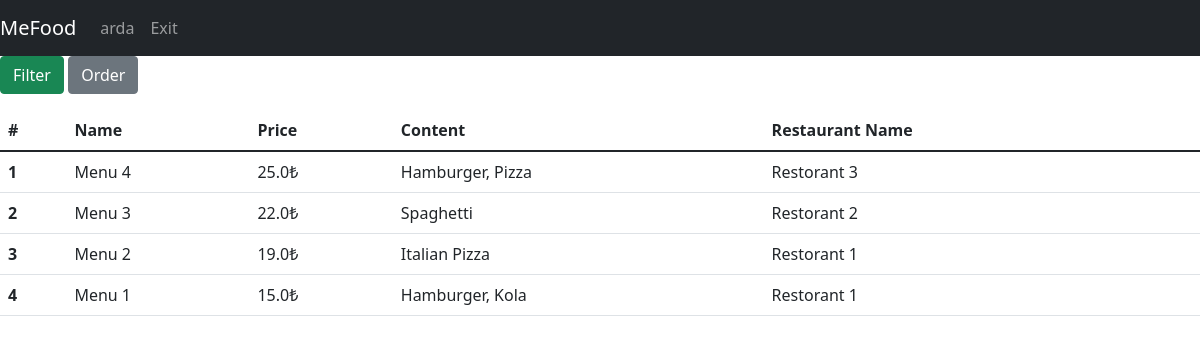
The page /menus (signed in) on the database its author committed.
### tables this page shows
CREATE TABLE menu(id INTEGER PRIMARY KEY,menuName varchar(30), price REAL, content TEXT, restaurantId int REFERENCES restaurant(id) ON UPDATE CASCADE);

CREATE TABLE restaurant(id INTEGER PRIMARY KEY, restaurantName varchar(30),address varchar(250),lat Text,lng Text,isOpen binary,averageRating REAL);

### app.py (the view)
@app.route("/menus", methods=["GET", "POST"])
def allMenus():
    with sqlite3.connect(DATABASE) as database:
        cursor = database.cursor()
    if request.method == "POST":
        if 'order' in request.form:
            orderBy = request.form['orderBy']
            if session["isFiltered"] == False:
                command = "SELECT menu.id, menuName, price, content, restaurant.restaurantName " \
                          " FROM menu INNER JOIN restaurant ON menu.restaurantId = restaurant.id ORDER BY "+orderBy
                cursor.execute(command)
                query = cursor.fetchall()
                session["filteredData"]["menu"] = query
            else:
                df = pd.DataFrame(session["filteredData"]["menu"],
                                  columns=['id','menuName', 'price','content', 'restaurantName'])
                df = df.sort_values(by=orderBy)
                session["filteredData"]["menu"] = df.values.tolist()
        if 'filter' in request.form:
            filtered_cols, expected_vals = [], []
            q = ""
            for c in request.form.keys():
                if request.form[c] != '' and request.form[c] != "filter":
                    filtered_cols.append(c)
                    expected_vals.append(request.form[c])
            if len(expected_vals) > 0:
                for index in range(0, len(expected_vals)):
                    q += filtered_cols[index]+" LIKE " + f"'%{expected_vals[index]}%'"
                command = "SELECT menu.id, menuName, price, content, restaurant.restaurantName " \
                          " FROM menu INNER JOIN restaurant ON menu.restaurantId = restaurant.id and "+q+" ORDER BY menu.id desc "
                cursor.execute(command)
                query = cursor.fetchall()
                session["filteredData"]["menu"] = query
            else:
                session["filteredData"] = getAllDbData(toGet=["menu"])
            session["isFiltered"] = True
    else:
        session["filteredData"] = getAllDbData(toGet=["menu"])
        session["isFiltered"] = False
    return render_template("admin/list_operations/list_menus.html", username=session["username"], data=session["filteredData"])

### app.py (called while the page is built)
def getMenus(cursor, limit=None):
    if limit != None:
        cursor.execute("SELECT menu.id, menuName, price, content, restaurant.restaurantName, restaurant.isOpen FROM menu INNER JOIN restaurant ON menu.restaurantId = restaurant.id ORDER BY menu.id DESC LIMIT ?", (limit,))
    else:
        cursor.execute("SELECT menu.id, menuName, price, content, restaurant.restaurantName, restaurant.isOpen FROM menu INNER JOIN restaurant ON menu.restaurantId = restaurant.id ORDER BY menu.id DESC")
    query = cursor.fetchall()
    return query

def getAllDbData(toGet, limit=None):
    with sqlite3.connect(DATABASE) as database:
        cursor = database.cursor()
    data = {}
    for entity in toGet:
        if entity == "couriers":
            data[entity] = getCouriers(cursor, limit)
        if entity == "users":
            data[entity] = getUsers(cursor, limit)
        if entity == "restaurant":
            data[entity] = getRestaurants(cursor, limit)
        if entity == "menu":
            data[entity] = getMenus(cursor, limit)
        if entity == "orders":
            data[entity] = getOrders(cursor, limit)
        if entity == "reviews":
            data[entity] = getReviews(cursor, limit)
        if entity == "extras":
            data[entity] = getExtras(cursor, limit)
        else:
            pass
    return data

### templates/admin/list_operations/list_menus.html (shortened to what this page needs)
{% extends 'base.html' %}
{% block navbar %}
<nav class="navbar navbar-expand-lg navbar-dark bg-dark">
    <a class="navbar-brand" href="#">MeFood</a>
    <div class="collapse navbar-collapse" id="navbarNav">
        <ul class="navbar-nav">
          <li class="nav-item active"><a class="nav-link" href="/">{{username}}</a></li>
          <li class="nav-item active"><a class="nav-link" href="/exit">Exit</a></li>
        </ul>
    </div>
</nav>
{% endblock %}
{% block body %}
<p>
  <a class="btn btn-success" data-toggle="collapse" href="#filter" role="button" aria-expanded="false" aria-controls="filter">Filter</a>
  <button class="btn btn-secondary" type="button" data-toggle="collapse" data-target="#order" aria-expanded="false" aria-controls="order">Order</button>
</p>
<div>
  <form action="/selectMenu" method="POST">
    <table class="table">
      <thead class="thead-dark">
        <tr>
            <th scope="col">#</th>
            <th scope="col">Name</th>
            <th scope="col">Price</th>
            <th scope="col">Content</th>
            <th scope="col">Restaurant Name</th>
            <th scope="col"></th>
        </tr>
      </thead>
      <tbody>
        {%for i in range(data["menu"]|length)%}
                <tr>
                  <th scope="row">{{ i+1 }}</th>
                  <td>{{ data["menu"][i][1] }}</td>
                  <td>{{ data["menu"][i][2] }}₺</td>
                  <td>{{ data["menu"][i][3] }}</td>
                  <td>{{ data["menu"][i][4] }}</td>
                  {% if session["user_type"] == 0 and data["menu"][i][5] == 1 %}
               <td><button type="submit" name="selectedMenu" value='{{ data["menu"][i][0] }}' class="btn btn-success">Select</button></td>
                  {% else %}
               <td></td>
                  {% endif %}
                </tr>
        {%endfor%}
      </tbody>
    </table>
  </form>
</div>
{% endblock %}

### rows shown on the page
menu: menuName "Menu 4", price "25.0", content "Hamburger, Pizza"
restaurant: restaurantName "Restorant 3"
menu: menuName "Menu 3", price "22.0", content "Spaghetti"
restaurant: restaurantName "Restorant 2"
menu: menuName "Menu 2", price "19.0", content "Italian Pizza"
restaurant: restaurantName "Restorant 1" "Restorant 1"
menu: menuName "Menu 1", price "15.0", content "Hamburger, Kola"

### other values the page prints
{{ username }} "arda"
{{ i+1 }} "1" "2" "3" "4"
